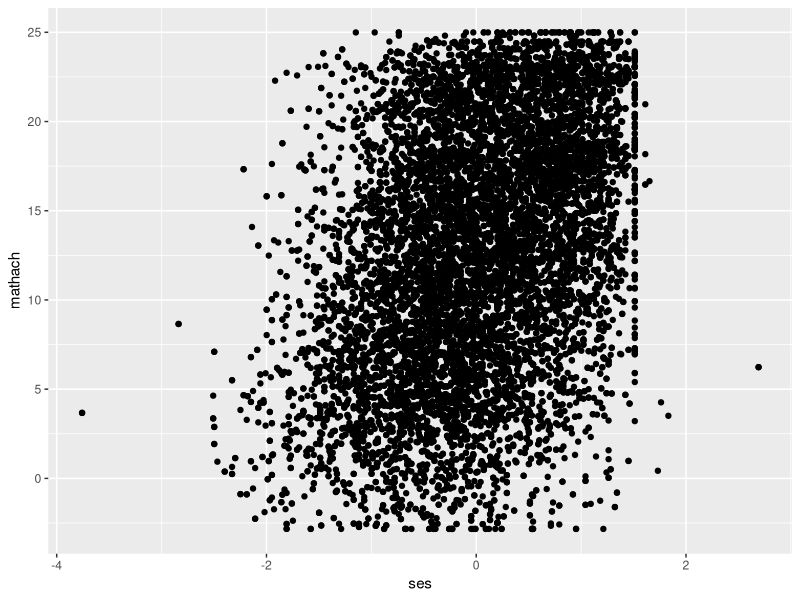
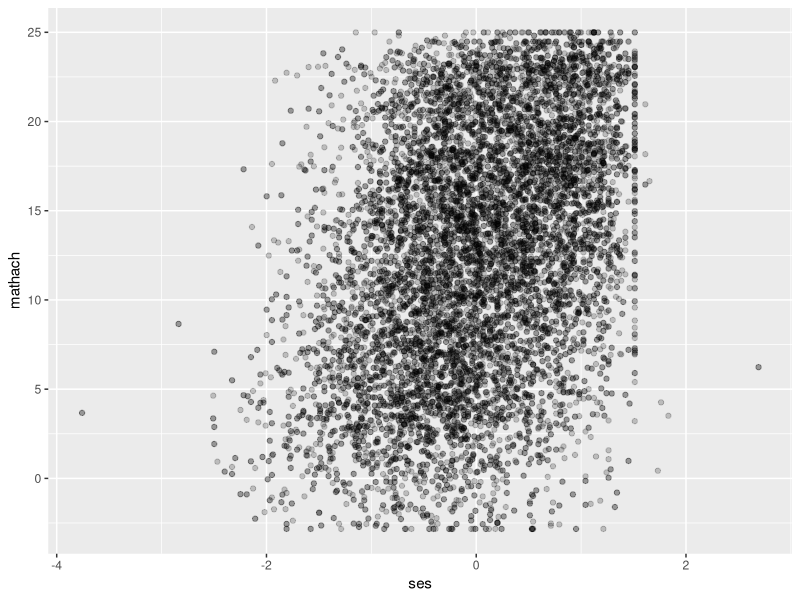
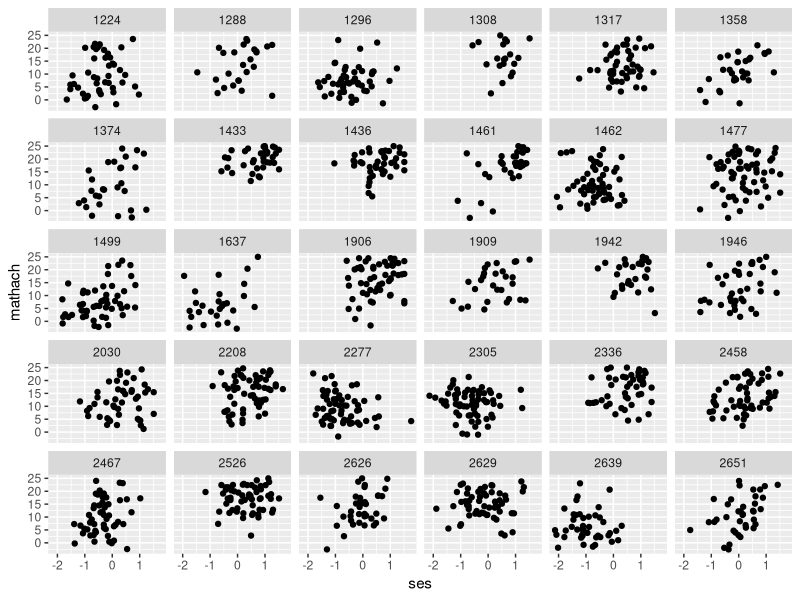
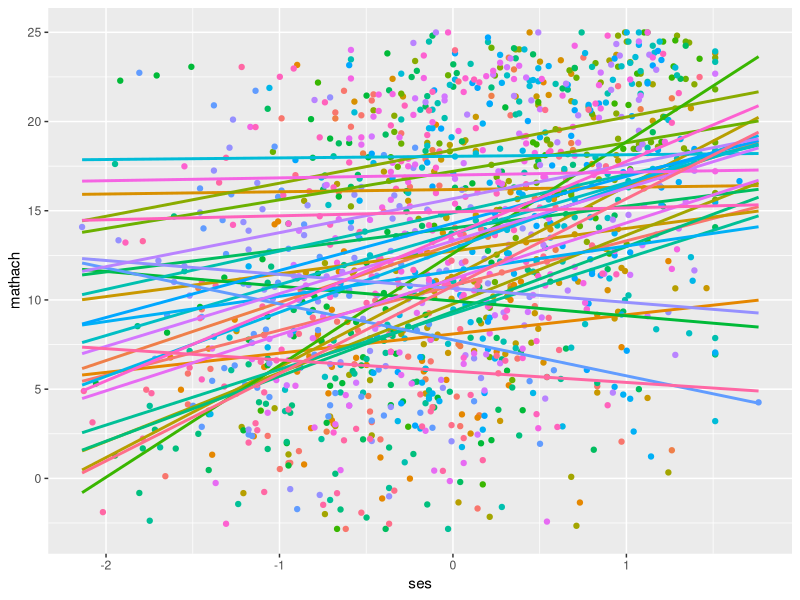
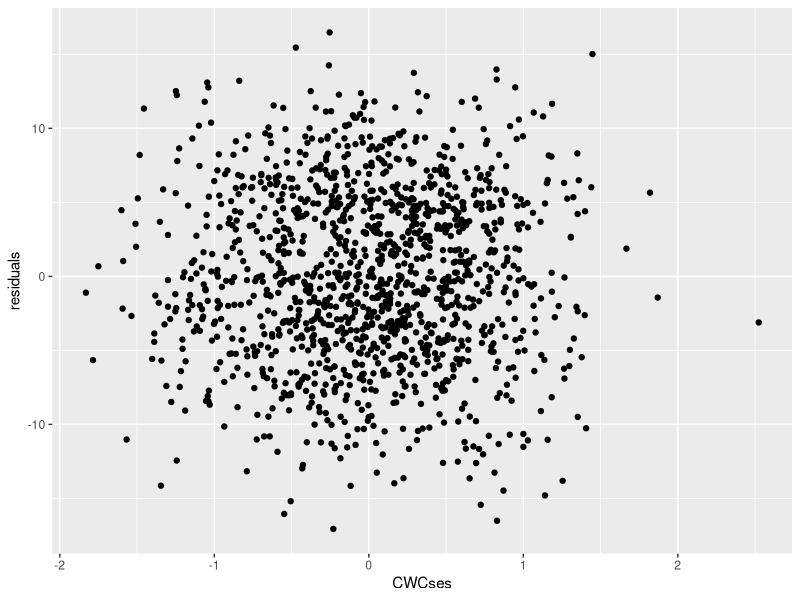
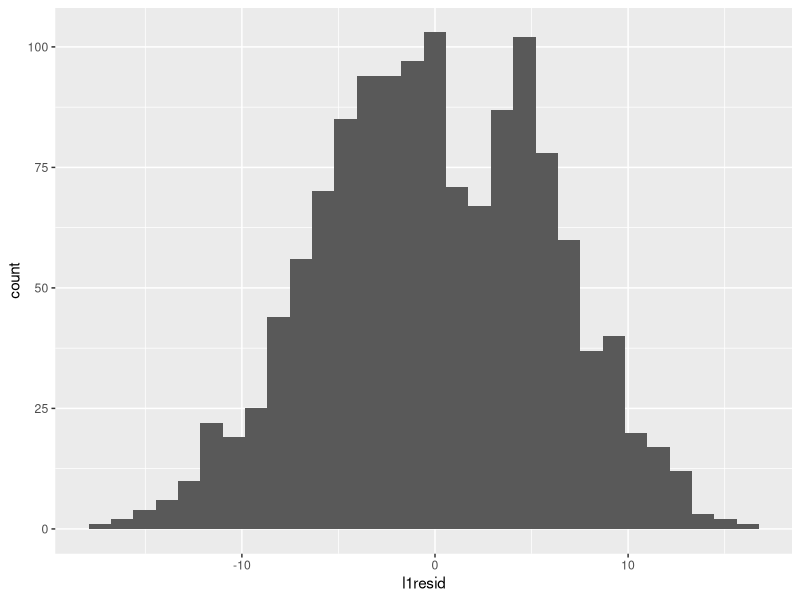
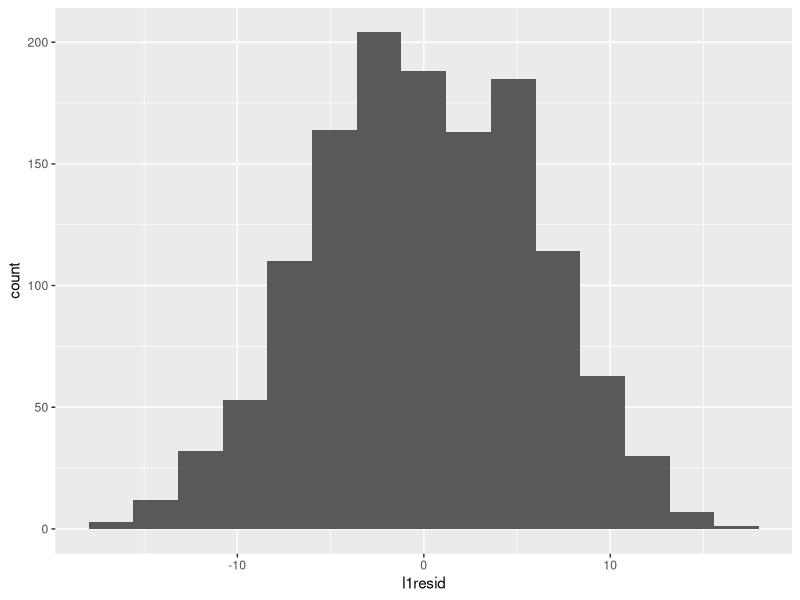
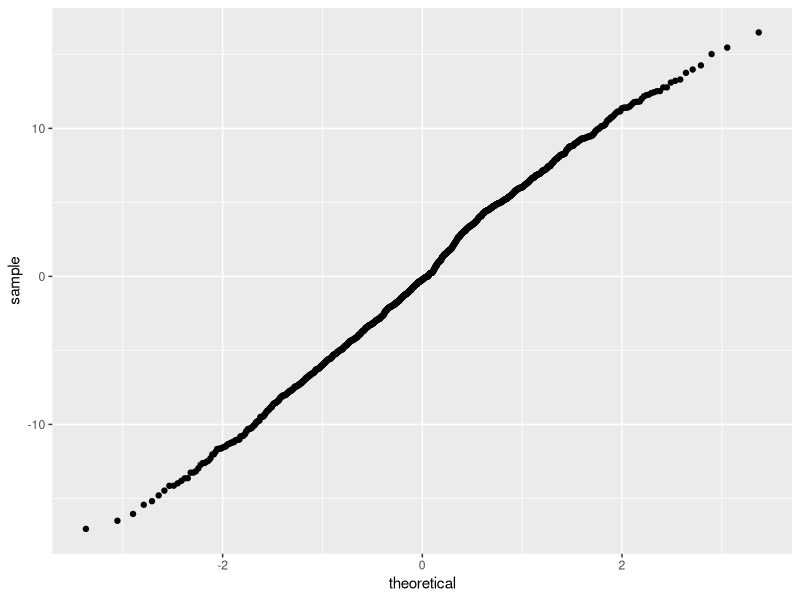

Generate these figures, in order, with R:
## ----message=FALSE, warning=FALSE-----------------------------------------------------
library(lme4) # for multilevel models
library(lmerTest) # for p-values
library(dplyr) # for data manipulation
library(ggplot2) # for graphing


## ---- eval=FALSE----------------------------------------------------------------------
## data <- read.csv('rb2002.csv')


## ---- echo = FALSE--------------------------------------------------------------------
# this actually loads my code, but will be hidden
data <- read.csv('data/rb2002.csv', fileEncoding = "UTF-8-BOM")


## -------------------------------------------------------------------------------------
data %>% 
  ggplot(mapping = aes(x = ses, y = mathach)) +
  geom_point()


## -------------------------------------------------------------------------------------
data %>% 
  ggplot(mapping = aes(x = ses, y = mathach)) +
  geom_point(alpha = .2)


## -------------------------------------------------------------------------------------
data <- data %>%
    filter(SCHOOL %in% head(unique(SCHOOL), n = 30))


## -------------------------------------------------------------------------------------
data %>% 
  ggplot() +
  geom_point(mapping = aes(x = ses, y = mathach)) +
  facet_wrap(~ SCHOOL)


## -------------------------------------------------------------------------------------
data %>% 
  group_by(SCHOOL) %>% 
  ggplot(mapping = aes(x = ses, y = mathach, colour = factor(SCHOOL))) +
  geom_point(show.legend = FALSE) +
  geom_smooth(method = lm, se = FALSE, show.legend = FALSE, fullrange = TRUE)


## -------------------------------------------------------------------------------------
model <- lmer(mathach ~  CWCses*ses_mean + (1|SCHOOL) + (0 + CWCses|SCHOOL), data = data, REML = TRUE)
summary(model)


## -------------------------------------------------------------------------------------
data$l1resid <- residuals(model)
head(data$l1resid)


## -------------------------------------------------------------------------------------
data %>% 
  ggplot(mapping = aes(x = CWCses, y = l1resid)) +
  geom_point() +
  labs(x = "CWCses", y = "residuals")


## -------------------------------------------------------------------------------------
cor.test(data$l1resid, data$CWCses)


## -------------------------------------------------------------------------------------
data %>% 
  ggplot(mapping = aes(x = l1resid)) +
  geom_histogram()


## -------------------------------------------------------------------------------------
data %>% 
  ggplot(mapping = aes(x = l1resid)) +
  geom_histogram(bins = 15)


## -------------------------------------------------------------------------------------
data %>% 
  ggplot(mapping = aes(sample = l1resid)) +
  stat_qq()


## -------------------------------------------------------------------------------------
l2_data <- data %>% 
  group_by(SCHOOL) %>%  # group data by clustering variable, school
  mutate(
    mathach_mean = mean(mathach) # create mean math achievement per school
  ) %>% 
  select(SCHOOL, ses_mean, mathach_mean) %>% 
  unique() # select unique rows (rather than having school, ses_mean, and mathach_mean repeating over and over again)


## -------------------------------------------------------------------------------------
l2_data$intercept_resid = ranef(model)$SCHOOL[, 1]
l2_data$slope_resid = ranef(model)$SCHOOL[, 2]


## -------------------------------------------------------------------------------------
l2_data %>% 
  ggplot(mapping = aes(x = intercept_resid, y = ses_mean)) +
  geom_point()


## -------------------------------------------------------------------------------------
cor.test(l2_data$ses_mean, l2_data$intercept_resid)


## -------------------------------------------------------------------------------------
l2_data %>% 
  ggplot(mapping = aes(x = slope_resid, y =ses_mean)) +
  geom_point()

cor.test(l2_data$ses_mean, l2_data$slope_resid)


## -------------------------------------------------------------------------------------
l2_data %>% 
  ggplot(mapping = aes(x = slope_resid, y = intercept_resid)) +
  geom_point()

cor.test(l2_data$intercept_resid, l2_data$slope_resid)


## -------------------------------------------------------------------------------------
l2_data %>% 
  ggplot(mapping = aes(x = intercept_resid)) +
  geom_histogram(binwidth = .75)

l2_data %>% 
  ggplot(mapping = aes(sample = intercept_resid)) +
  stat_qq()


## -------------------------------------------------------------------------------------
l2_data %>% 
  ggplot(mapping = aes(x = slope_resid)) +
  geom_histogram(binwidth = .50)

l2_data %>% 
  ggplot(mapping = aes(sample = slope_resid)) +
  stat_qq()


## -------------------------------------------------------------------------------------
n_per_school <- data %>% 
    group_by(SCHOOL) %>% # group by school
    select(SCHOOL) %>% # we just want to count schools
    count() %>% 
    ungroup() %>% 
    select(n) %>% 
    unlist()


## -------------------------------------------------------------------------------------
data$intercept_resid <- rep(l2_data$intercept_resid, times = n_per_school)
data$slope_resid <- rep(l2_data$slope_resid, times = n_per_school)


## -------------------------------------------------------------------------------------
data %>% 
  ggplot(mapping = aes(x = l1resid, y = intercept_resid)) +
  geom_point()

cor.test(data$l1resid, data$intercept_resid)


## -------------------------------------------------------------------------------------
data %>% 
  ggplot(mapping = aes(x = l1resid, y = slope_resid)) +
  geom_point()

cor.test(data$l1resid, data$slope_resid)


## -------------------------------------------------------------------------------------
data %>% 
  ggplot(mapping = aes(x = l1resid, y = ses_mean)) +
  geom_point()

cor.test(data$l1resid, data$ses_mean)


## -------------------------------------------------------------------------------------
data %>% 
  ggplot(mapping = aes(x = intercept_resid, y = CWCses)) +
  geom_point()

cor.test(data$intercept_resid, data$CWCses)


## -------------------------------------------------------------------------------------
data %>% 
  ggplot(mapping = aes(x = slope_resid, y = CWCses)) +
  geom_point()

cor.test(data$slope_resid, data$CWCses)
